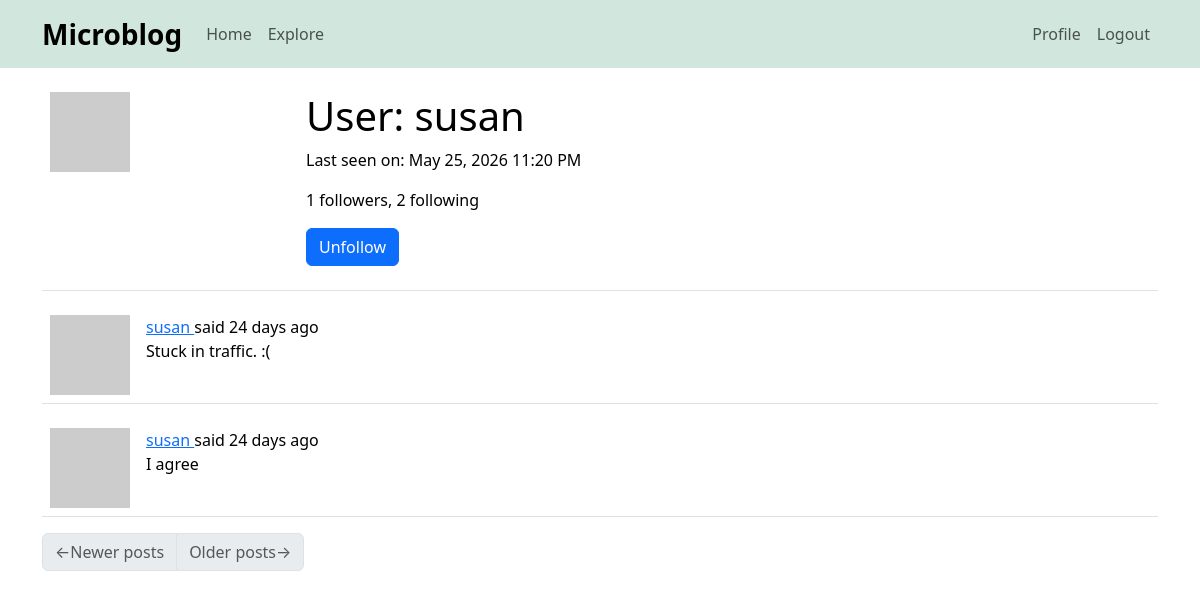
The app's page /user/susan (signed in), older data.
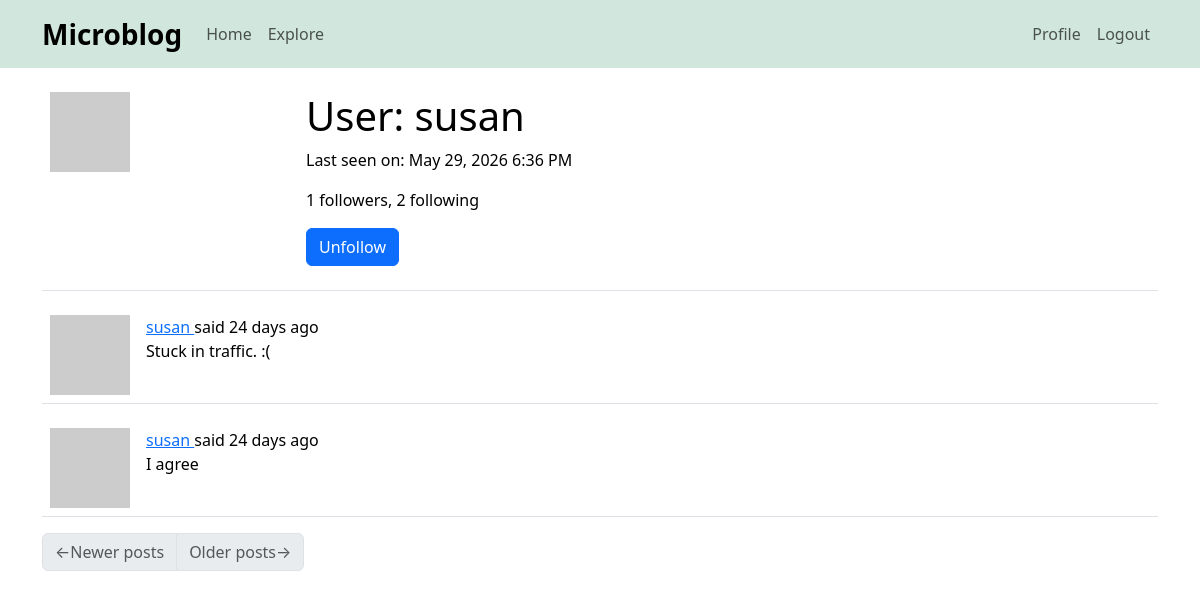
The same page, newer data.
### app/models.py (models this page shows, shortened)
class User(UserMixin, db.Model):
    id: so.Mapped[int] = so.mapped_column(primary_key=True)
    username: so.Mapped[str] = so.mapped_column(sa.String(64), index=True,
                                                unique=True)
    email: so.Mapped[str] = so.mapped_column(sa.String(120), index=True,
                                             unique=True)
    password_hash: so.Mapped[Optional[str]] = so.mapped_column(sa.String(256))
    posts: so.WriteOnlyMapped['Post'] = so.relationship(
        back_populates='author')
    about_me: so.Mapped[Optional[str]] = so.mapped_column(sa.String(140))
    last_seen: so.Mapped[Optional[datetime]] = so.mapped_column(
        default=lambda: datetime.now(timezone.utc))
    following: so.WriteOnlyMapped['User'] = so.relationship(
        secondary=followers, primaryjoin=(followers.c.follower_id == id),
        secondaryjoin=(followers.c.followed_id == id),
        back_populates='followers')
    followers: so.WriteOnlyMapped['User'] = so.relationship(
        secondary=followers, primaryjoin=(followers.c.followed_id == id),
        secondaryjoin=(followers.c.follower_id == id),
        back_populates='following')
    def avatar(self, size):
        digest = md5(self.email.lower().encode('utf-8')).hexdigest()
        return f'https://www.gravatar.com/avatar/{digest}?d=identicon&s={size}'
    def is_following(self, user):
        query = self.following.select().where(User.id == user.id)
        return db.session.scalar(query) is not None
    def followers_count(self):
        query = sa.select(sa.func.count()).select_from(
            self.followers.select().subquery())
        return db.session.scalar(query)
    def following_count(self):
        query = sa.select(sa.func.count()).select_from(
            self.following.select().subquery())
        return db.session.scalar(query)

### app/routes.py (the view)
@app.route('/user/<username>')
@login_required
def user(username):
    user = db.first_or_404(sa.select(User).where(User.username == username))
    page = request.args.get('page', 1, type=int)
    query = user.posts.select().order_by(Post.timestamp.desc())
    posts = db.paginate(query, page=page,
                        per_page=app.config['POSTS_PER_PAGE'],
                        error_out=False)
    next_url = url_for('user', username=user.username, page=posts.next_num) \
        if posts.has_next else None
    prev_url = url_for('user', username=user.username, page=posts.prev_num) \
        if posts.has_prev else None
    form = EmptyForm()
    return render_template('user.html', user=user, posts=posts.items,
                           next_url=next_url, prev_url=prev_url, form=form)

### app/forms.py
class EmptyForm(FlaskForm):
    submit = SubmitField('Submit')

### app/__init__.py (called while the page is built)
def get_locale():
    return request.accept_languages.best_match(app.config['LANGUAGES'])

### app/models.py (called while the page is built)
@login.user_loader
def load_user(id):
    return db.session.get(User, int(id))

### app/routes.py (called while the page is built)
@app.before_request
def before_request():
    if current_user.is_authenticated:
        current_user.last_seen = datetime.now(timezone.utc)
        db.session.commit()
    g.locale = str(get_locale())

### app/templates/user.html (shortened to what this page needs)
{% extends "base.html" %}
{% block content %}
    <table class="table table-hover">
        <tr>
            <td width="256px"><img src="{{ user.avatar(256) }}"></td>
            <td>
                <h1>{{ _('User') }}: {{ user.username }}</h1>
                {% if user.last_seen %}
                <p>{{ _('Last seen on') }}: {{ moment(user.last_seen).format('LLL') }}</p>
                {% endif %}
                <p>{{ _('%(count)d followers', count=user.followers_count()) }}, {{ _('%(count)d following', count=user.following_count()) }}</p>
                {% if user == current_user %}
                <p><a href="{{ url_for('edit_profile') }}">{{ _('Edit your profile') }}</a></p>
                {% else %}
                <p>
                    <form action="{{ url_for('unfollow', username=user.username) }}" method="post">
                        {{ form.submit(value=_('Unfollow'), class_='btn btn-primary') }}
                    </form>
                </p>
                {% endif %}
            </td>
        </tr>
    </table>
    {% for post in posts %}
        {% include '_post.html' %}
    {% endfor %}
    <nav aria-label="Post navigation">
        <ul class="pagination">
            <li class="page-item{% if not prev_url %} disabled{% endif %}">
                <a class="page-link" href="{{ prev_url }}">
                    <span aria-hidden="true">&larr;</span>{{ _('Newer posts') }}
                </a>
            </li>
            <li class="page-item{% if not next_url %} disabled{% endif %}">
                <a class="page-link" href="{{ next_url }}">
                    {{ _('Older posts') }}<span aria-hidden="true">&rarr;</span>
                </a>
            </li>
        </ul>
    </nav>
{% endblock %}

Row changes from the older to the newer data that the page shows:
changed User "susan": last_seen "May 25, 2026 11:20 PM" → "May 29, 2026 6:36 PM"
